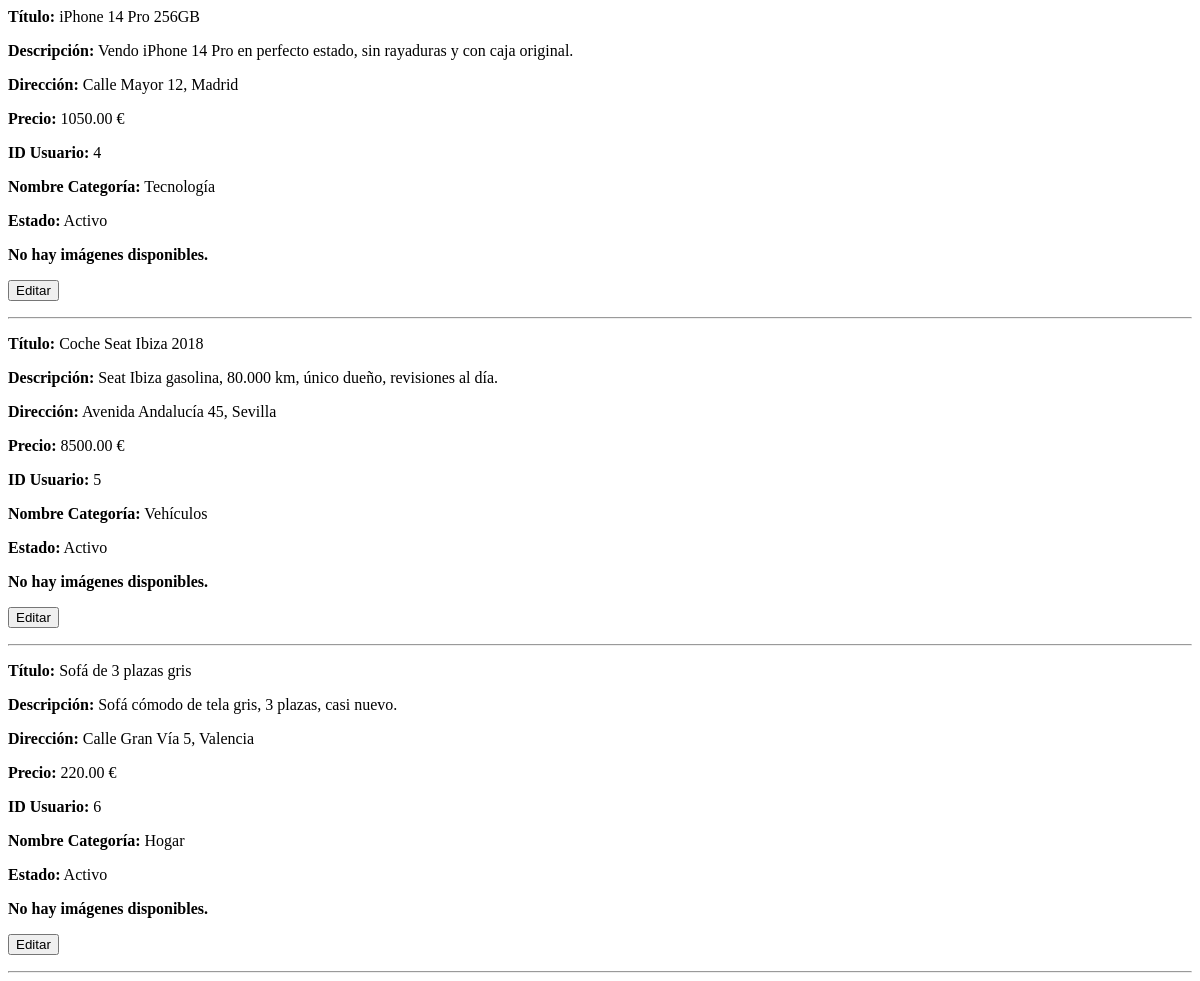
/prueba_controller/index.php, run on an earlier commit of the app's database.
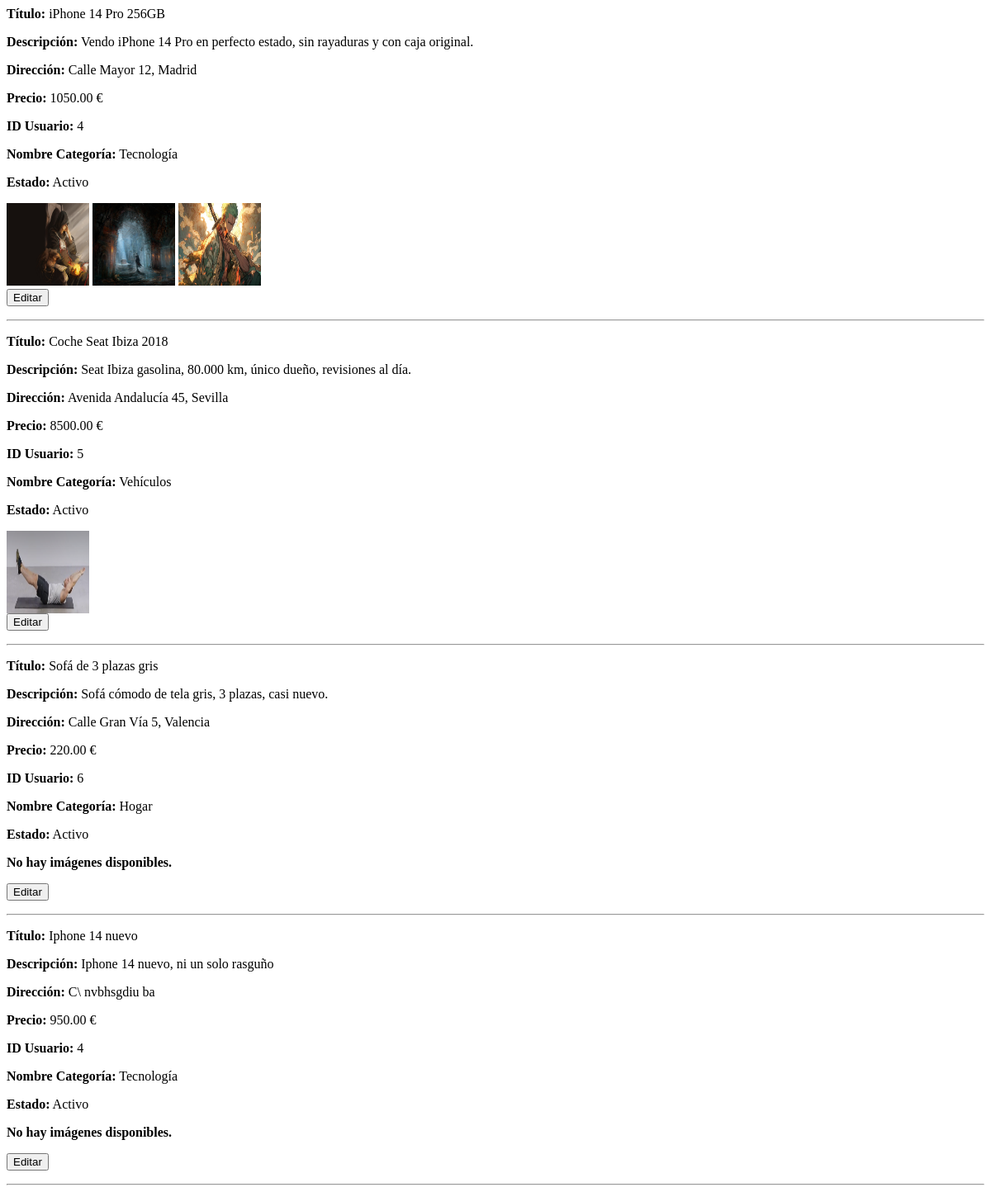
And on a later commit of the database.
### tables this page shows
CREATE TABLE IF NOT EXISTS `anuncios` (
  `id` int NOT NULL AUTO_INCREMENT,
  `titulo` varchar(255) NOT NULL,
  `descripcion` varchar(500) NOT NULL,
  `direccion` varchar(255) NOT NULL,
  `precio` decimal(10,2) NOT NULL,
  `id_usuario` int NOT NULL,
  `id_categoria` int DEFAULT NULL,
  `estado` tinyint(1) DEFAULT '1',
  PRIMARY KEY (`id`),
  UNIQUE KEY `titulo` (`titulo`),
  KEY `id_usuario` (`id_usuario`),
  KEY `anuncios_ibfk_2` (`id_categoria`),
  CONSTRAINT `anuncios_ibfk_1` FOREIGN KEY (`id_usuario`) REFERENCES `usuarios` (`id`) ON DELETE CASCADE,
  CONSTRAINT `anuncios_ibfk_2` FOREIGN KEY (`id_categoria`) REFERENCES `categorias` (`id`) ON DELETE SET NULL
);

CREATE TABLE IF NOT EXISTS `categorias` (
  `id` int NOT NULL AUTO_INCREMENT,
  `nombre` varchar(255) NOT NULL,
  PRIMARY KEY (`id`)
);

CREATE TABLE IF NOT EXISTS `imagenes` (
  `id` int NOT NULL AUTO_INCREMENT,
  `id_anuncio` int NOT NULL,
  `ruta` varchar(255) NOT NULL,
  PRIMARY KEY (`id`),
  KEY `id_anuncio` (`id_anuncio`),
  CONSTRAINT `imagenes_ibfk_1` FOREIGN KEY (`id_anuncio`) REFERENCES `anuncios` (`id`) ON DELETE CASCADE
);

### prueba_controller/controllers/BaseController.php (called while the page is built, shortened)
<?php
class BaseController {
    protected function render($view, $data = []) {
        extract($data);
        require __DIR__ . "/../views/{$view}";
    }
}

### prueba_controller/controllers/ComerciosController.php (called while the page is built, shortened)
<?php
require_once __DIR__ . '/BaseController.php';
require_once __DIR__ . '/../models/ComerciosModel.php';
require_once __DIR__ . '/ImagenesController.php';
require_once __DIR__ . '/CategoriasController.php';
require_once __DIR__ . '/../models/ImagenesModel.php';
require_once __DIR__ . '/../models/CategoriasModel.php';
class ComerciosController extends BaseController {
    public function index() {
        $anuncios = ComerciosModel::getAll();
        $this->render('index.view.php', [
            'anuncios' => $anuncios
        ]);
    }
}

### prueba_controller/Router.php (called while the page is built, shortened)
<?php
class Router {
    public static function dispatch() {
        $controllerName = $_GET['controller'] ?? 'ComerciosController';
        $action = $_GET['accion'] ?? 'index';
        self::loadController($controllerName, $action);
    }
    private static function loadController($controllerName, $action) {
        $controller = new $controllerName();
        $controller->$action();
    }
}

### prueba_controller/index.php (called while the page is built)
<?php
require_once 'Router.php';
Router::dispatch();

### prueba_controller/models/ComerciosModel.php (called while the page is built, shortened)
<?php
class ComerciosModel {
    public static function getAll() {
        $dbh = Database::getConnection();
        $stmt = $dbh->prepare("SELECT *
                                FROM anuncios
                                WHERE estado = 1");
        $stmt->execute();
        return $stmt->fetchAll(PDO::FETCH_ASSOC);
    }
}

### prueba_controller/models/CategoriasModel.php (called while the page is built, shortened)
<?php
class CategoriasModel {
    public static function getById($id) {
        $dbh = Database::getConnection();
        $stmt = $dbh->prepare("SELECT nombre
                                FROM categorias
                                WHERE id = :id");
        $stmt->execute([
            'id' => $id
        ]);
        return $stmt->fetch(PDO::FETCH_ASSOC);
    }
}

### prueba_controller/controllers/CategoriasController.php (called while the page is built, shortened)
<?php
require_once __DIR__ . '/BaseController.php';
require_once __DIR__ . '/../models/ComerciosModel.php';
class CategoriasController extends BaseController {
    public static function nombreCategoria($anuncio) {
        $categoria = CategoriasModel::getById($anuncio['id_categoria']);
        return $categoria['nombre'];
    }
}

### prueba_controller/models/ImagenesModel.php (called while the page is built, shortened)
<?php
class ImagenesModel {
    public static function getByAnuncio($id_anuncio) {
        $dbh = Database::getConnection();
        $stmt = $dbh->prepare("SELECT id,ruta FROM imagenes WHERE id_anuncio = :id_anuncio");
        $stmt->execute(['id_anuncio' => $id_anuncio]);
        return $stmt->fetchAll(PDO::FETCH_ASSOC);
    }
}

### prueba_controller/controllers/ImagenesController.php (called while the page is built, shortened)
<?php
require_once __DIR__ . '/BaseController.php';
require_once __DIR__ . '/../models/ComerciosModel.php';
class ImagenesController extends BaseController {
    public static function getByAnuncio($anuncio) {
        $imagenes = ImagenesModel::getByAnuncio($anuncio['id']);
        return $imagenes;
    }
}

### prueba_controller/views/index.view.php (the view, shortened to what this page needs)
<head>
</head>
<?php if (isset($anuncios) && !empty($anuncios)): ?>
        <?php foreach ($anuncios as $anuncio): ?>
            <p><b>Título:</b> <?= htmlspecialchars($anuncio['titulo']) ?></p>
            <p><b>Descripción:</b> <?= htmlspecialchars($anuncio['descripcion']) ?></p>
            <p><b>Dirección:</b> <?= htmlspecialchars($anuncio['direccion']) ?></p>
            <p><b>Precio:</b> <?= htmlspecialchars($anuncio['precio']) ?> €</p>
            <p><b>ID Usuario:</b> <?= htmlspecialchars($anuncio['id_usuario']) ?></p>
            <p><b>Nombre Categoría:</b> <?= htmlspecialchars(CategoriasController::nombreCategoria($anuncio)) ?></p>
            <p><b>Estado:</b> <?= $anuncio['estado'] ? 'Activo' : 'Inactivo' ?></p>
        <?php
        $imagenes = ImagenesController::getByAnuncio($anuncio);
        if ($imagenes) {
            foreach ($imagenes as $img) {
                ?>
                    <img src="<?= $img['ruta']?>" alt="">
                <?php
            }
        } else {
            echo "<p><b>No hay imágenes disponibles.</b></p>";
        }
        ?>
        <form action="index.php?accion=editar" method="post">
            <button type="submit">Editar</button>
        </form>
        <hr>
    <?php endforeach; ?>
<?php else: ?>
    <p>No hay anuncios disponibles.</p>
<?php endif;
require_once 'controllers/ComerciosController.php';
?>

What changed in the data, as far as the page shows it:
shown differently, row unchanged: anuncios "iPhone 14 Pro 256GB": no longer shows "No hay imágenes disponibles."
added imagenes: ruta (picture), shown under anuncios "iPhone 14 Pro 256GB"
added imagenes: ruta (picture), shown under anuncios "iPhone 14 Pro 256GB"
added imagenes: ruta (picture), shown under anuncios "iPhone 14 Pro 256GB"
shown differently, row unchanged: anuncios "Coche Seat Ibiza 2018": no longer shows "No hay imágenes disponibles."
added imagenes: ruta (picture), shown under anuncios "Coche Seat Ibiza 2018"
added anuncios: titulo "Iphone 14 nuevo", descripcion "Iphone 14 nuevo, ni un solo rasguño", direccion "C\\ nvbhsgdiu ba", precio "950.00", id_usuario "4", id_categoria.nombre "Tecnología", estado "Activo", shows "No hay imágenes disponibles."
